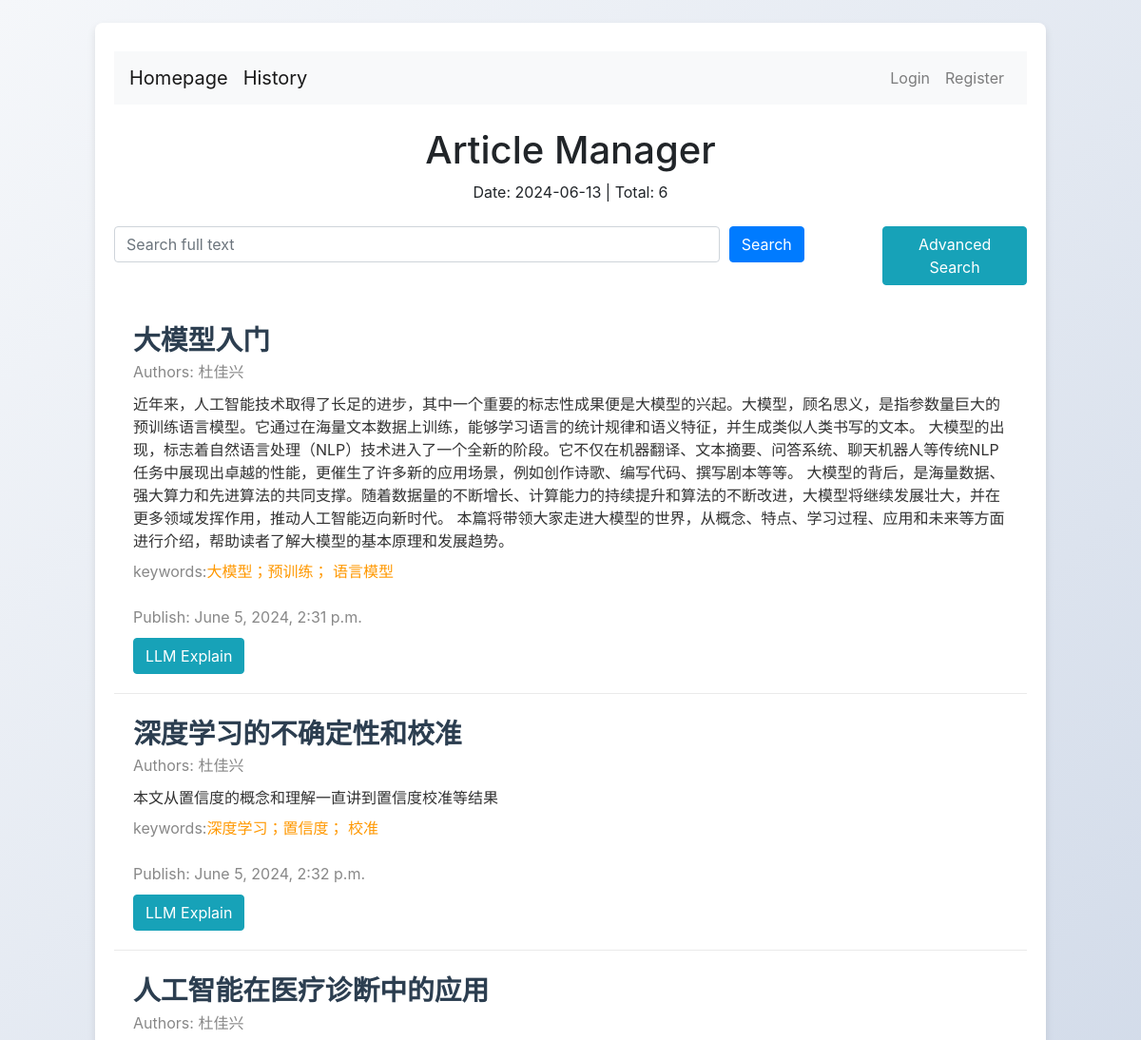
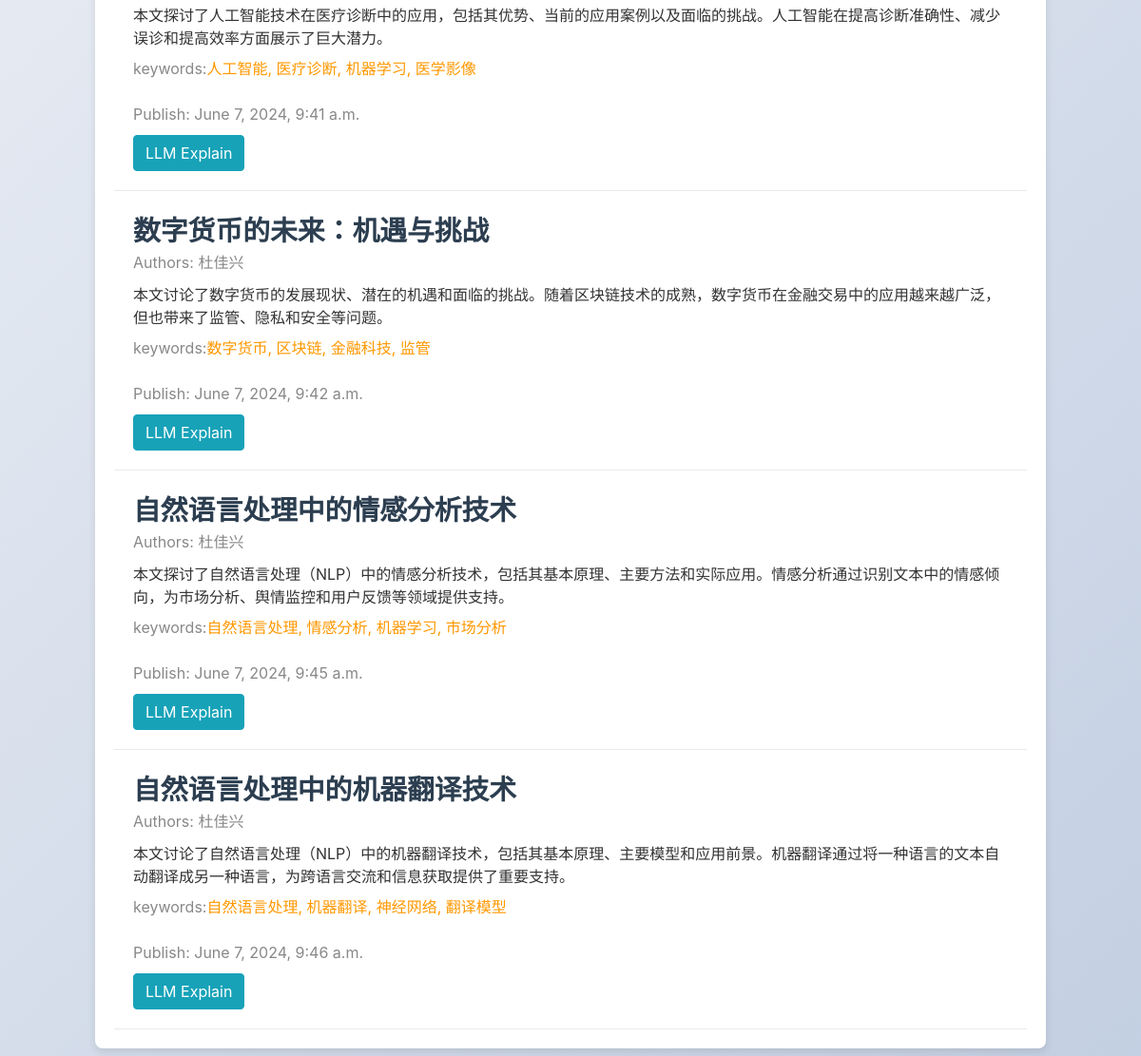
The app's page /search/ with its own data (2 pictures, top to bottom).
### app01/models.py (models this page shows)
class Article(models.Model):
    title = models.CharField(max_length=200)
    author = models.CharField(max_length=200)
    summary = models.TextField()
    keywords = models.CharField(max_length=200)
    publish_time = models.DateTimeField(auto_now_add=True)  # 自动设置为添加时的时间
    content = models.TextField()
    category =  models.ForeignKey(Category, on_delete=models.CASCADE)
    is_shared = models.BooleanField(default=False)  # 新增字段，默认值为 False（非共享状态）
    def __str__(self):
        return self.title

### app01/views.py (the view)
# urls.py: path('search/', views.search, name='search'),
def search(request):
    query = request.GET.get('q', '')
    keyword = request.GET.get('keyword', '')
    title = request.GET.get('title', '')
    category = request.GET.get('category', '')
    date = request.GET.get('date', '')
    current_date = datetime.date.today()
    current_date = current_date.strftime('%Y-%m-%d')
    q_objects = Q()
    if query:
        q_objects |= Q(content__icontains=query) | Q(title__icontains=query) | Q(category__name__icontains=query) \
                     | Q(author__icontains=query) | Q(keywords__icontains=query)
    if keyword:
        q_objects &= Q(content__icontains=keyword)
    if title:
        q_objects &= Q(title__icontains=title)
    if category:
        q_objects &= Q(category__name__icontains=category)
    if date:
        q_objects &= Q(publish_time__date=date)
    articles = Article.objects.filter(q_objects)
    total_articles = 0
    for article in articles:
        if article.is_shared or article.author == request.user.username:
            total_articles += 1
    context = {
        'articles': articles,
        'current_date': current_date,
        'total_articles': total_articles,
    }
    print(context)
    return render(request, 'home.html', context)

### app01/templates/home.html (shortened to what this page needs)
<!DOCTYPE html>
<html lang="en">
<head>
    <link href="https://maxcdn.bootstrapcdn.com/bootstrap/4.5.2/css/bootstrap.min.css" rel="stylesheet">
    <link href="/static/css/home.css?version=1.0.1" rel="stylesheet">
</head>
<body>
<div class="container mt-4">
    <div class="top-buttons">
        <nav class="navbar navbar-expand-lg navbar-light bg-light">
            <a class="navbar-brand" href="{% url 'home' %}">Homepage</a>
            <a href="#" class="navbar-brand">History</a>
            <div class="collapse navbar-collapse" id="navbarNav">
                <ul class="navbar-nav ml-auto">
                    {% if user.is_authenticated %}
                        <li class="nav-item">
                            <a class="nav-link" href="{% url 'personal' %}">Personal</a>
                        </li>
                        <li class="nav-item">
                            <a class="nav-link" href="{% url 'publish' %}">Publish</a>
                        </li>
                        <li class="nav-item">
                            <a class="nav-link" href="{% url 'logout' %}">Logout</a>
                        </li>
                    {% else %}
                        <li class="nav-item">
                            <a class="nav-link" href="{% url 'login' %}">Login</a>
                        </li>
                        <li class="nav-item">
                            <a class="nav-link" href="{% url 'register' %}">Register</a>
                        </li>
                    {% endif %}
                </ul>
            </div>
        </nav>
    </div>
    <div class="text-center my-4">
        <h1>Article Manager</h1>
        <p id="dateTotal">Date: {{ current_date }} | Total: {{ total_articles }}</p>
    </div>
    <form id="searchForm" method="GET" action="{% url 'search' %}">
        <div class="form-row">
            <div class="form-group col-md-8">
                <input type="text" class="form-control" name="q" placeholder="Search full text">
            </div>
            <div class="form-group col-md-2">
                <button type="submit" class="btn btn-primary">Search</button>
            </div>
            <div class="form-group col-md-2">
                <button class="btn btn-info" id="toggleAdvancedSearch" type="button">Advanced Search</button>
            </div>
        </div>
    </form>
    <div class="articles">
        {% for article in articles %}
            {% if article.is_shared or article.author == request.user.username %}
            <div class="article-card">
                <div class="article-title">
                    <a href="{% url 'article_detail' article.id %}">{{ article.title }}</a>
                </div>
                <div class="article-authors">
                    Authors: {{ article.author }}
                </div>
                <div class="article-summary">
                    {{ article.summary }}
                </div>
                <div class="keywords">
                    <p class="article-publish mt-2">keywords:</p>
                    <p class="article-keywords mt-2">{{ article.keywords }}</p>
                </div>
                <div class="article-publish mt-2">
                    Publish: {{ article.publish_time }}
                </div>
                <div class="btn-action">
                    <button class="btn btn-info llm-explain-btn" data-article-id="{{ article.id }}">LLM Explain</button>
                </div>
            </div>
            {% endif %}
        {% endfor %}
    </div>
</div>
</body>
</html>

### app01/static/css/home.css (style rules this page uses)
body { background: linear-gradient(135deg, #f5f7fa, #c3cfe2); min-height: 100vh; display: flex; justify-content: center; align-items: center; }
.container { background: white; border-radius: 8px; box-shadow: 0 4px 8px rgba(0, 0, 0, 0.1); padding: 20px; max-width: 1000px; width: 100%; margin: 10px; }
.top-buttons { margin: 10px 0; text-align: center; }
.btn { transition: background-color 0.3s, transform 0.3s; }
.article-card { border-bottom: 1px solid #eaeaea; padding: 20px; }
.article-title { font-size: 1.8em; font-weight: bold; color: #2c3e50; }
.article-title a { text-decoration: none; color: inherit; }
.article-authors, .article-publish { color: #888; }
.article-keywords { color: #FF9800; }
.keywords { display: flex; }
.article-summary { margin-top: 10px; color: #333; }
.btn-action { margin-top: 10px; }

### records on screen
Article: title "大模型入门", author "杜佳兴", summary "近年来，人工智能技术取得了长足的进步，其中一个重要的标志性成果便是大模型的兴起。大模型，顾名思义，是指参数量巨大的预训练语言模型。它通过在海量文本数据上训练，能够学习语言的统计规律和语义特征，并生成类似人类书写的文本。 大模型的出现，标志着自然语言处理（NLP）技术进入了一个全新的阶段。它不仅在机器翻译、文本摘要、问答系统、聊天机器人等传统NLP任务中展现出卓越的性能，更催生了许多新的应用场景，例如创作诗歌、编写代码、撰写剧本等等。 大模型的背后，是海量数据、强大算力和先进算法的共同支撑。随着数据量的不断增长、计算能力的持续提升和算法的不断改进，大模型将继续发展壮大，并在更多领域发挥作用，推动人工智能迈向新时代。 本篇将带领大家走进大模型的世界，从概念、特点、学习过程、应用和未来等方面进行介绍，帮助读者了解大模型的基本原理和发展趋势。", keywords "大模型；预训练； 语言模型", publish_time "June 5, 2024, 2:31 p.m."
Article: title "深度学习的不确定性和校准", author "杜佳兴", summary "本文从置信度的概念和理解一直讲到置信度校准等结果", keywords "深度学习；置信度； 校准", publish_time "June 5, 2024, 2:32 p.m."
Article: title "人工智能在医疗诊断中的应用", author "杜佳兴", summary "本文探讨了人工智能技术在医疗诊断中的应用，包括其优势、当前的应用案例以及面临的挑战。人工智能在提高诊断准确性、减少误诊和提高效率方面展示了巨大潜力。", keywords "人工智能, 医疗诊断, 机器学习, 医学影像", publish_time "June 7, 2024, 9:41 a.m."
Article: title "数字货币的未来：机遇与挑战", author "杜佳兴", summary "本文讨论了数字货币的发展现状、潜在的机遇和面临的挑战。随着区块链技术的成熟，数字货币在金融交易中的应用越来越广泛，但也带来了监管、隐私和安全等问题。", keywords "数字货币, 区块链, 金融科技, 监管", publish_time "June 7, 2024, 9:42 a.m."
Article: title "自然语言处理中的情感分析技术", author "杜佳兴", summary "本文探讨了自然语言处理（NLP）中的情感分析技术，包括其基本原理、主要方法和实际应用。情感分析通过识别文本中的情感倾向，为市场分析、舆情监控和用户反馈等领域提供支持。", keywords "自然语言处理, 情感分析, 机器学习, 市场分析", publish_time "June 7, 2024, 9:45 a.m."
Article: title "自然语言处理中的机器翻译技术", author "杜佳兴", summary "本文讨论了自然语言处理（NLP）中的机器翻译技术，包括其基本原理、主要模型和应用前景。机器翻译通过将一种语言的文本自动翻译成另一种语言，为跨语言交流和信息获取提供了重要支持。", keywords "自然语言处理, 机器翻译, 神经网络, 翻译模型", publish_time "June 7, 2024, 9:46 a.m."

### other values on screen
{{ current_date }} "2024-06-13"
{{ total_articles }} "6"
